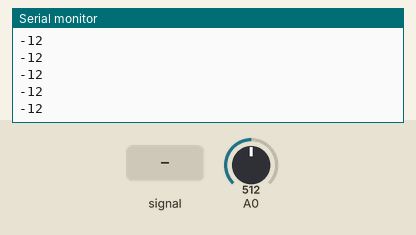
Simulated run of this sketch. Board: Arduino Leonardo, built with avr-gcc and run on an emulated ATmega32U4. Shown: the last lines printed to the serial monitor. The test bench sets the inputs (shaded band); at power-on: A0 = 512.

Above: at 1.2 s.
1.3 s: A0 fed a 200 Hz sine of ±81 counts around its level
At 1.55 s:
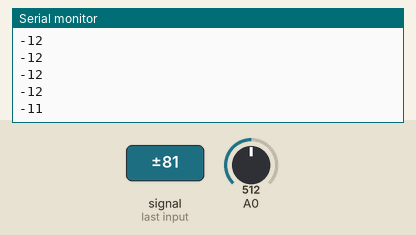
2.8 s: A0 set to 716
At 2.98 s:
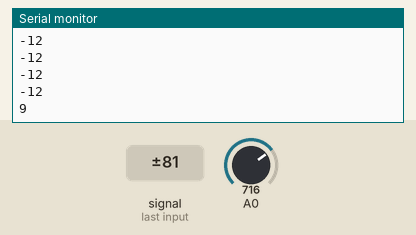
4.3 s: A0 fed a 1000 Hz sine of ±255 counts around its level
At 4.79 s:
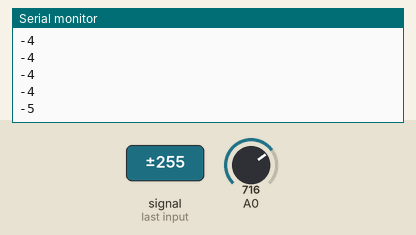
5.8 s: A0 set to 900
At 5.96 s:
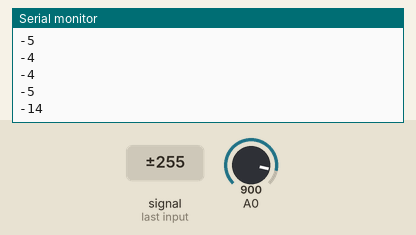
Timing chart, 0 to 8.3 s (numbered marks = the images above; inputs shaded):
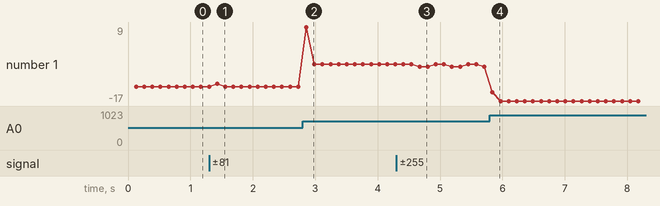

The sketch:

ACS712_Calibration.ino
```cpp
//************************************************************
//Este código foi desenvolvido para o uso durante o Hackathon
//oferecido pela Universidade de São Paulo sobre o tema Cidades
//Inteligentes.
//Os realizadores deste projeto:
//- André Perez
//- Daniel Fernandes da Nóbrega
//- Guilherme Rocha Gonçalves
//- Leonardo Parente
//Este código contém bibliotecas que não são de nossa autoria.
//************************************************************

// ACS712 variables
int sensorValueAux = 0;
float valorSensor = 0;
float valorCorrente = 0;
float voltsporUnidade = 0.005;
float sensibilidade = 0.185;

String buf;


void setup(){
  Serial.begin(115200);
   }

void loop() {

  for(int i=0; i<1000; i++){

    valorSensor = (analogRead(A0));
    sensorValueAux += valorSensor;
  }
  Serial.println(sensorValueAux/1000);
  sensorValueAux = 0;
}
```

Measured:
- after the input at 1.3 s, the serial monitor: prints a new line after 0.13 s (image 1)
- after the input at 2.8 s, the serial monitor: prints a new line after 0.06 s (image 2)
- after the input at 4.3 s, the serial monitor: prints a new line after 0.37 s (image 3)
- after the input at 5.8 s, the serial monitor: prints a new line at once (image 4)
- plotted number 1: -12 → -4 after the input at 2.8 s, -4 → -5 after the input at 4.3 s, -5 → -17 after the input at 5.8 s
